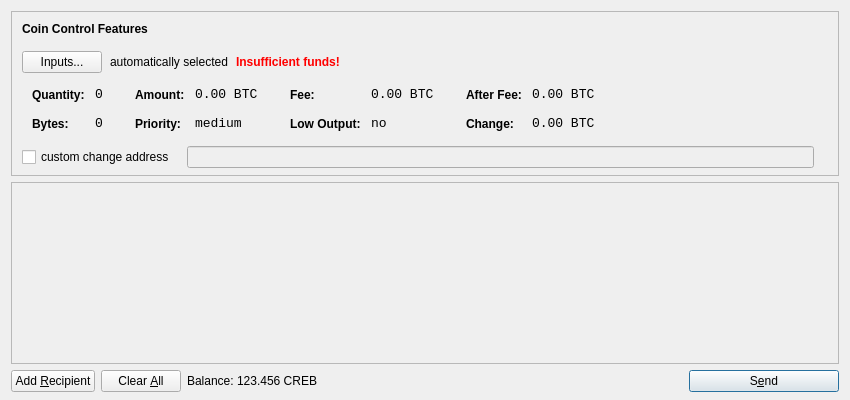
<?xml version="1.0" encoding="UTF-8"?>
<ui version="4.0">
 <class>SendCoinsDialog</class>
 <widget class="QDialog" name="SendCoinsDialog">
  <property name="geometry">
   <rect>
    <x>0</x>
    <y>0</y>
    <width>850</width>
    <height>400</height>
   </rect>
  </property>
  <property name="windowTitle">
   <string>Send Coins</string>
  </property>
  <layout class="QVBoxLayout" name="verticalLayout" stretch="0,1,0">
   <property name="bottomMargin">
    <number>8</number>
   </property>
   <item>
    <widget class="QFrame" name="frameCoinControl">
     <property name="sizePolicy">
      <sizepolicy hsizetype="Expanding" vsizetype="Expanding">
       <horstretch>0</horstretch>
       <verstretch>0</verstretch>
      </sizepolicy>
     </property>
     <property name="maximumSize">
      <size>
       <width>16777215</width>
       <height>16777215</height>
      </size>
     </property>
     <property name="frameShape">
      <enum>QFrame::StyledPanel</enum>
     </property>
     <property name="frameShadow">
      <enum>QFrame::Sunken</enum>
     </property>
     <layout class="QVBoxLayout" name="verticalLayoutCoinControl2">
      <property name="spacing">
       <number>-1</number>
      </property>
      <property name="leftMargin">
       <number>0</number>
      </property>
      <property name="topMargin">
       <number>0</number>
      </property>
      <property name="rightMargin">
       <number>0</number>
      </property>
      <property name="bottomMargin">
       <number>6</number>
      </property>
      <item>
       <layout class="QVBoxLayout" name="verticalLayoutCoinControl" stretch="0,0,0,0,1">
        <property name="spacing">
         <number>0</number>
        </property>
        <property name="leftMargin">
         <number>10</number>
        </property>
        <property name="topMargin">
         <number>10</number>
        </property>
        <item>
         <layout class="QHBoxLayout" name="horizontalLayoutCoinControl1">
          <property name="bottomMargin">
           <number>15</number>
          </property>
          <item>
           <widget class="QLabel" name="labelCoinControlFeatures">
            <property name="sizePolicy">
             <sizepolicy hsizetype="Preferred" vsizetype="Maximum">
              <horstretch>0</horstretch>
              <verstretch>0</verstretch>
             </sizepolicy>
            </property>
            <property name="font">
             <font>
              <weight>75</weight>
              <bold>true</bold>
             </font>
            </property>
            <property name="styleSheet">
             <string notr="true">font-weight:bold;</string>
            </property>
            <property name="text">
             <string>Coin Control Features</string>
            </property>
           </widget>
          </item>
         </layout>
        </item>
        <item>
         <layout class="QHBoxLayout" name="horizontalLayoutCoinControl2" stretch="0,0,0,0">
          <property name="spacing">
           <number>8</number>
          </property>
          <property name="bottomMargin">
           <number>10</number>
          </property>
          <item>
           <widget class="QPushButton" name="pushButtonCoinControl">
            <property name="styleSheet">
             <string notr="true"/>
            </property>
            <property name="text">
             <string>Inputs...</string>
            </property>
           </widget>
          </item>
          <item>
           <widget class="QLabel" name="labelCoinControlAutomaticallySelected">
            <property name="text">
             <string>automatically selected</string>
            </property>
            <property name="margin">
             <number>5</number>
            </property>
           </widget>
          </item>
          <item>
           <widget class="QLabel" name="labelCoinControlInsuffFunds">
            <property name="font">
             <font>
              <weight>75</weight>
              <bold>true</bold>
             </font>
            </property>
            <property name="styleSheet">
             <string notr="true">color:red;font-weight:bold;</string>
            </property>
            <property name="text">
             <string>Insufficient funds!</string>
            </property>
            <property name="margin">
             <number>5</number>
            </property>
           </widget>
          </item>
          <item>
           <spacer name="horizontalSpacerCoinControl">
            <property name="orientation">
             <enum>Qt::Horizontal</enum>
            </property>
            <property name="sizeHint" stdset="0">
             <size>
              <width>40</width>
              <height>1</height>
             </size>
            </property>
           </spacer>
          </item>
         </layout>
        </item>
        <item>
         <widget class="QWidget" name="widgetCoinControl" native="true">
          <property name="sizePolicy">
           <sizepolicy hsizetype="Preferred" vsizetype="Preferred">
            <horstretch>0</horstretch>
            <verstretch>0</verstretch>
           </sizepolicy>
          </property>
          <property name="minimumSize">
           <size>
            <width>0</width>
            <height>0</height>
           </size>
          </property>
          <property name="styleSheet">
           <string notr="true"/>
          </property>
          <layout class="QHBoxLayout" name="horizontalLayoutCoinControl5">
           <property name="margin">
            <number>0</number>
           </property>
           <item>
            <layout class="QHBoxLayout" name="horizontalLayoutCoinControl3" stretch="0,0,0,1">
             <property name="spacing">
              <number>20</number>
             </property>
             <property name="topMargin">
              <number>0</number>
             </property>
             <property name="bottomMargin">
              <number>10</number>
             </property>
             <item>
              <layout class="QFormLayout" name="formLayoutCoinControl1">
               <property name="horizontalSpacing">
                <number>10</number>
               </property>
               <property name="verticalSpacing">
                <number>14</number>
               </property>
               <property name="leftMargin">
                <number>10</number>
               </property>
               <property name="topMargin">
                <number>4</number>
               </property>
               <property name="rightMargin">
                <number>6</number>
               </property>
               <item row="0" column="0">
                <widget class="QLabel" name="labelCoinControlQuantityText">
                 <property name="styleSheet">
                  <string notr="true">font-weight:bold;</string>
                 </property>
                 <property name="text">
                  <string>Quantity:</string>
                 </property>
                 <property name="margin">
                  <number>0</number>
                 </property>
                </widget>
               </item>
               <item row="0" column="1">
                <widget class="QLabel" name="labelCoinControlQuantity">
                 <property name="font">
                  <font>
                   <family>Monospace</family>
                   <pointsize>10</pointsize>
                  </font>
                 </property>
                 <property name="cursor">
                  <cursorShape>IBeamCursor</cursorShape>
                 </property>
                 <property name="contextMenuPolicy">
                  <enum>Qt::ActionsContextMenu</enum>
                 </property>
                 <property name="text">
                  <string notr="true">0</string>
                 </property>
                 <property name="margin">
                  <number>0</number>
                 </property>
                 <property name="textInteractionFlags">
                  <set>Qt::LinksAccessibleByMouse|Qt::TextSelectableByKeyboard|Qt::TextSelectableByMouse</set>
                 </property>
                </widget>
               </item>
               <item row="1" column="0">
                <widget class="QLabel" name="labelCoinControlBytesText">
                 <property name="styleSheet">
                  <string notr="true">font-weight:bold;</string>
                 </property>
                 <property name="text">
                  <string>Bytes:</string>
                 </property>
                </widget>
               </item>
               <item row="1" column="1">
                <widget class="QLabel" name="labelCoinControlBytes">
                 <property name="font">
                  <font>
                   <family>Monospace</family>
                   <pointsize>10</pointsize>
                  </font>
                 </property>
                 <property name="cursor">
                  <cursorShape>IBeamCursor</cursorShape>
                 </property>
                 <property name="contextMenuPolicy">
                  <enum>Qt::ActionsContextMenu</enum>
                 </property>
                 <property name="text">
                  <string notr="true">0</string>
                 </property>
                 <property name="textInteractionFlags">
                  <set>Qt::LinksAccessibleByMouse|Qt::TextSelectableByKeyboard|Qt::TextSelectableByMouse</set>
                 </property>
                </widget>
               </item>
              </layout>
             </item>
             <item>
              <layout class="QFormLayout" name="formLayoutCoinControl2">
               <property name="horizontalSpacing">
                <number>10</number>
               </property>
               <property name="verticalSpacing">
                <number>14</number>
               </property>
               <property name="leftMargin">
                <number>6</number>
               </property>
               <property name="topMargin">
                <number>4</number>
               </property>
               <property name="rightMargin">
                <number>6</number>
               </property>
               <item row="0" column="0">
                <widget class="QLabel" name="labelCoinControlAmountText">
                 <property name="styleSheet">
                  <string notr="true">font-weight:bold;</string>
                 </property>
                 <property name="text">
                  <string>Amount:</string>
                 </property>
                 <property name="margin">
                  <number>0</number>
                 </property>
                </widget>
               </item>
               <item row="0" column="1">
                <widget class="QLabel" name="labelCoinControlAmount">
                 <property name="font">
                  <font>
                   <family>Monospace</family>
                   <pointsize>10</pointsize>
                  </font>
                 </property>
                 <property name="cursor">
                  <cursorShape>IBeamCursor</cursorShape>
                 </property>
                 <property name="contextMenuPolicy">
                  <enum>Qt::ActionsContextMenu</enum>
                 </property>
                 <property name="text">
                  <string notr="true">0.00 BTC</string>
                 </property>
                 <property name="textInteractionFlags">
                  <set>Qt::LinksAccessibleByMouse|Qt::TextSelectableByKeyboard|Qt::TextSelectableByMouse</set>
                 </property>
                </widget>
               </item>
               <item row="1" column="0">
                <widget class="QLabel" name="labelCoinControlPriorityText">
                 <property name="styleSheet">
                  <string notr="true">font-weight:bold;</string>
                 </property>
                 <property name="text">
                  <string>Priority:</string>
                 </property>
                </widget>
               </item>
               <item row="1" column="1">
                <widget class="QLabel" name="labelCoinControlPriority">
                 <property name="font">
                  <font>
                   <family>Monospace</family>
                   <pointsize>10</pointsize>
                  </font>
                 </property>
                 <property name="cursor">
                  <cursorShape>IBeamCursor</cursorShape>
                 </property>
                 <property name="contextMenuPolicy">
                  <enum>Qt::ActionsContextMenu</enum>
                 </property>
                 <property name="text">
                  <string>medium</string>
                 </property>
                 <property name="textInteractionFlags">
                  <set>Qt::LinksAccessibleByMouse|Qt::TextSelectableByKeyboard|Qt::TextSelectableByMouse</set>
                 </property>
                </widget>
               </item>
              </layout>
             </item>
             <item>
              <layout class="QFormLayout" name="formLayoutCoinControl3">
               <property name="horizontalSpacing">
                <number>10</number>
               </property>
               <property name="verticalSpacing">
                <number>14</number>
               </property>
               <property name="leftMargin">
                <number>6</number>
               </property>
               <property name="topMargin">
                <number>4</number>
               </property>
               <property name="rightMargin">
                <number>6</number>
               </property>
               <item row="0" column="0">
                <widget class="QLabel" name="labelCoinControlFeeText">
                 <property name="styleSheet">
                  <string notr="true">font-weight:bold;</string>
                 </property>
                 <property name="text">
                  <string>Fee:</string>
                 </property>
                 <property name="margin">
                  <number>0</number>
                 </property>
                </widget>
               </item>
               <item row="0" column="1">
                <widget class="QLabel" name="labelCoinControlFee">
                 <property name="font">
                  <font>
                   <family>Monospace</family>
                   <pointsize>10</pointsize>
                  </font>
                 </property>
                 <property name="cursor">
                  <cursorShape>IBeamCursor</cursorShape>
                 </property>
                 <property name="contextMenuPolicy">
                  <enum>Qt::ActionsContextMenu</enum>
                 </property>
                 <property name="text">
                  <string notr="true">0.00 BTC</string>
                 </property>
                 <property name="textInteractionFlags">
                  <set>Qt::LinksAccessibleByMouse|Qt::TextSelectableByKeyboard|Qt::TextSelectableByMouse</set>
                 </property>
                </widget>
               </item>
               <item row="1" column="0">
                <widget class="QLabel" name="labelCoinControlLowOutputText">
                 <property name="styleSheet">
                  <string notr="true">font-weight:bold;</string>
                 </property>
                 <property name="text">
                  <string>Low Output:</string>
                 </property>
                </widget>
               </item>
               <item row="1" column="1">
                <widget class="QLabel" name="labelCoinControlLowOutput">
                 <property name="font">
                  <font>
                   <family>Monospace</family>
                   <pointsize>10</pointsize>
                  </font>
                 </property>
                 <property name="cursor">
                  <cursorShape>IBeamCursor</cursorShape>
                 </property>
                 <property name="contextMenuPolicy">
                  <enum>Qt::ActionsContextMenu</enum>
                 </property>
                 <property name="text">
                  <string>no</string>
                 </property>
                 <property name="textInteractionFlags">
                  <set>Qt::LinksAccessibleByMouse|Qt::TextSelectableByKeyboard|Qt::TextSelectableByMouse</set>
                 </property>
                </widget>
               </item>
              </layout>
             </item>
             <item>
              <layout class="QFormLayout" name="formLayoutCoinControl4">
               <property name="horizontalSpacing">
                <number>10</number>
               </property>
               <property name="verticalSpacing">
                <number>14</number>
               </property>
               <property name="leftMargin">
                <number>6</number>
               </property>
               <property name="topMargin">
                <number>4</number>
               </property>
               <property name="rightMargin">
                <number>6</number>
               </property>
               <item row="0" column="0">
                <widget class="QLabel" name="labelCoinControlAfterFeeText">
                 <property name="styleSheet">
                  <string notr="true">font-weight:bold;</string>
                 </property>
                 <property name="text">
                  <string>After Fee:</string>
                 </property>
                 <property name="margin">
                  <number>0</number>
                 </property>
                </widget>
               </item>
               <item row="0" column="1">
                <widget class="QLabel" name="labelCoinControlAfterFee">
                 <property name="font">
                  <font>
                   <family>Monospace</family>
                   <pointsize>10</pointsize>
                  </font>
                 </property>
                 <property name="cursor">
                  <cursorShape>IBeamCursor</cursorShape>
                 </property>
                 <property name="contextMenuPolicy">
                  <enum>Qt::ActionsContextMenu</enum>
                 </property>
                 <property name="text">
                  <string notr="true">0.00 BTC</string>
                 </property>
                 <property name="textInteractionFlags">
                  <set>Qt::LinksAccessibleByMouse|Qt::TextSelectableByKeyboard|Qt::TextSelectableByMouse</set>
                 </property>
                </widget>
               </item>
               <item row="1" column="0">
                <widget class="QLabel" name="labelCoinControlChangeText">
                 <property name="styleSheet">
                  <string notr="true">font-weight:bold;</string>
                 </property>
                 <property name="text">
                  <string>Change:</string>
                 </property>
                </widget>
               </item>
               <item row="1" column="1">
                <widget class="QLabel" name="labelCoinControlChange">
                 <property name="font">
                  <font>
                   <family>Monospace</family>
                   <pointsize>10</pointsize>
                  </font>
                 </property>
                 <property name="cursor">
                  <cursorShape>IBeamCursor</cursorShape>
                 </property>
                 <property name="contextMenuPolicy">
                  <enum>Qt::ActionsContextMenu</enum>
                 </property>
                 <property name="text">
                  <string notr="true">0.00 BTC</string>
                 </property>
                 <property name="textInteractionFlags">
                  <set>Qt::LinksAccessibleByMouse|Qt::TextSelectableByKeyboard|Qt::TextSelectableByMouse</set>
                 </property>
                </widget>
               </item>
              </layout>
             </item>
            </layout>
           </item>
          </layout>
         </widget>
        </item>
        <item>
         <layout class="QHBoxLayout" name="horizontalLayoutCoinControl4" stretch="0,0,0">
          <property name="spacing">
           <number>12</number>
          </property>
          <property name="sizeConstraint">
           <enum>QLayout::SetDefaultConstraint</enum>
          </property>
          <property name="topMargin">
           <number>5</number>
          </property>
          <property name="rightMargin">
           <number>5</number>
          </property>
          <item>
           <widget class="QCheckBox" name="checkBoxCoinControlChange">
            <property name="text">
             <string>custom change address</string>
            </property>
           </widget>
          </item>
          <item>
           <widget class="QLineEdit" name="lineEditCoinControlChange">
            <property name="enabled">
             <bool>false</bool>
            </property>
            <property name="sizePolicy">
             <sizepolicy hsizetype="Expanding" vsizetype="Fixed">
              <horstretch>0</horstretch>
              <verstretch>0</verstretch>
             </sizepolicy>
            </property>
           </widget>
          </item>
          <item>
           <widget class="QLabel" name="labelCoinControlChangeLabel">
            <property name="sizePolicy">
             <sizepolicy hsizetype="Preferred" vsizetype="Expanding">
              <horstretch>0</horstretch>
              <verstretch>0</verstretch>
             </sizepolicy>
            </property>
            <property name="minimumSize">
             <size>
              <width>0</width>
              <height>0</height>
             </size>
            </property>
            <property name="text">
             <string/>
            </property>
            <property name="margin">
             <number>3</number>
            </property>
           </widget>
          </item>
         </layout>
        </item>
        <item>
         <spacer name="verticalSpacerCoinControl">
          <property name="orientation">
           <enum>Qt::Vertical</enum>
          </property>
          <property name="sizeHint" stdset="0">
           <size>
            <width>800</width>
            <height>1</height>
           </size>
          </property>
         </spacer>
        </item>
       </layout>
      </item>
     </layout>
    </widget>
   </item>
   <item>
    <widget class="QScrollArea" name="scrollArea">
     <property name="widgetResizable">
      <bool>true</bool>
     </property>
     <widget class="QWidget" name="scrollAreaWidgetContents">
      <property name="geometry">
       <rect>
        <x>0</x>
        <y>0</y>
        <width>830</width>
        <height>165</height>
       </rect>
      </property>
      <layout class="QVBoxLayout" name="verticalLayout_2">
       <property name="margin">
        <number>0</number>
       </property>
       <item>
        <layout class="QVBoxLayout" name="entries">
         <property name="spacing">
          <number>6</number>
         </property>
        </layout>
       </item>
       <item>
        <spacer name="verticalSpacer">
         <property name="orientation">
          <enum>Qt::Vertical</enum>
         </property>
         <property name="sizeHint" stdset="0">
          <size>
           <width>20</width>
           <height>40</height>
          </size>
         </property>
        </spacer>
       </item>
      </layout>
     </widget>
    </widget>
   </item>
   <item>
    <layout class="QHBoxLayout" name="horizontalLayout">
     <item>
      <widget class="QPushButton" name="addButton">
       <property name="toolTip">
        <string>Send to multiple recipients at once</string>
       </property>
       <property name="text">
        <string>Add &amp;Recipient</string>
       </property>
       <property name="icon">
        <iconset resource="../bitcoin.qrc">
         <normaloff>:/icons/add</normaloff>:/icons/add</iconset>
       </property>
       <property name="autoDefault">
        <bool>false</bool>
       </property>
      </widget>
     </item>
     <item>
      <widget class="QPushButton" name="clearButton">
       <property name="sizePolicy">
        <sizepolicy hsizetype="Minimum" vsizetype="Fixed">
         <horstretch>0</horstretch>
         <verstretch>0</verstretch>
        </sizepolicy>
       </property>
       <property name="toolTip">
        <string>Remove all transaction fields</string>
       </property>
       <property name="text">
        <string>Clear &amp;All</string>
       </property>
       <property name="icon">
        <iconset resource="../bitcoin.qrc">
         <normaloff>:/icons/remove</normaloff>:/icons/remove</iconset>
       </property>
       <property name="autoRepeatDelay">
        <number>300</number>
       </property>
       <property name="autoDefault">
        <bool>false</bool>
       </property>
      </widget>
     </item>
     <item>
      <layout class="QHBoxLayout" name="horizontalLayout_2">
       <property name="spacing">
        <number>3</number>
       </property>
       <item>
        <widget class="QLabel" name="label">
         <property name="text">
          <string>Balance:</string>
         </property>
        </widget>
       </item>
       <item>
        <widget class="QLabel" name="labelBalance">
         <property name="cursor">
          <cursorShape>IBeamCursor</cursorShape>
         </property>
         <property name="text">
          <string>123.456 CREB</string>
         </property>
         <property name="textInteractionFlags">
          <set>Qt::LinksAccessibleByMouse|Qt::TextSelectableByKeyboard|Qt::TextSelectableByMouse</set>
         </property>
        </widget>
       </item>
      </layout>
     </item>
     <item>
      <spacer name="horizontalSpacer">
       <property name="orientation">
        <enum>Qt::Horizontal</enum>
       </property>
       <property name="sizeHint" stdset="0">
        <size>
         <width>40</width>
         <height>20</height>
        </size>
       </property>
      </spacer>
     </item>
     <item>
      <widget class="QPushButton" name="sendButton">
       <property name="minimumSize">
        <size>
         <width>150</width>
         <height>0</height>
        </size>
       </property>
       <property name="toolTip">
        <string>Confirm the send action</string>
       </property>
       <property name="text">
        <string>S&amp;end</string>
       </property>
       <property name="icon">
        <iconset resource="../bitcoin.qrc">
         <normaloff>:/icons/send</normaloff>:/icons/send</iconset>
       </property>
       <property name="default">
        <bool>true</bool>
       </property>
      </widget>
     </item>
    </layout>
   </item>
  </layout>
 </widget>
 <resources>
  <include location="../bitcoin.qrc"/>
 </resources>
 <connections/>
</ui>
